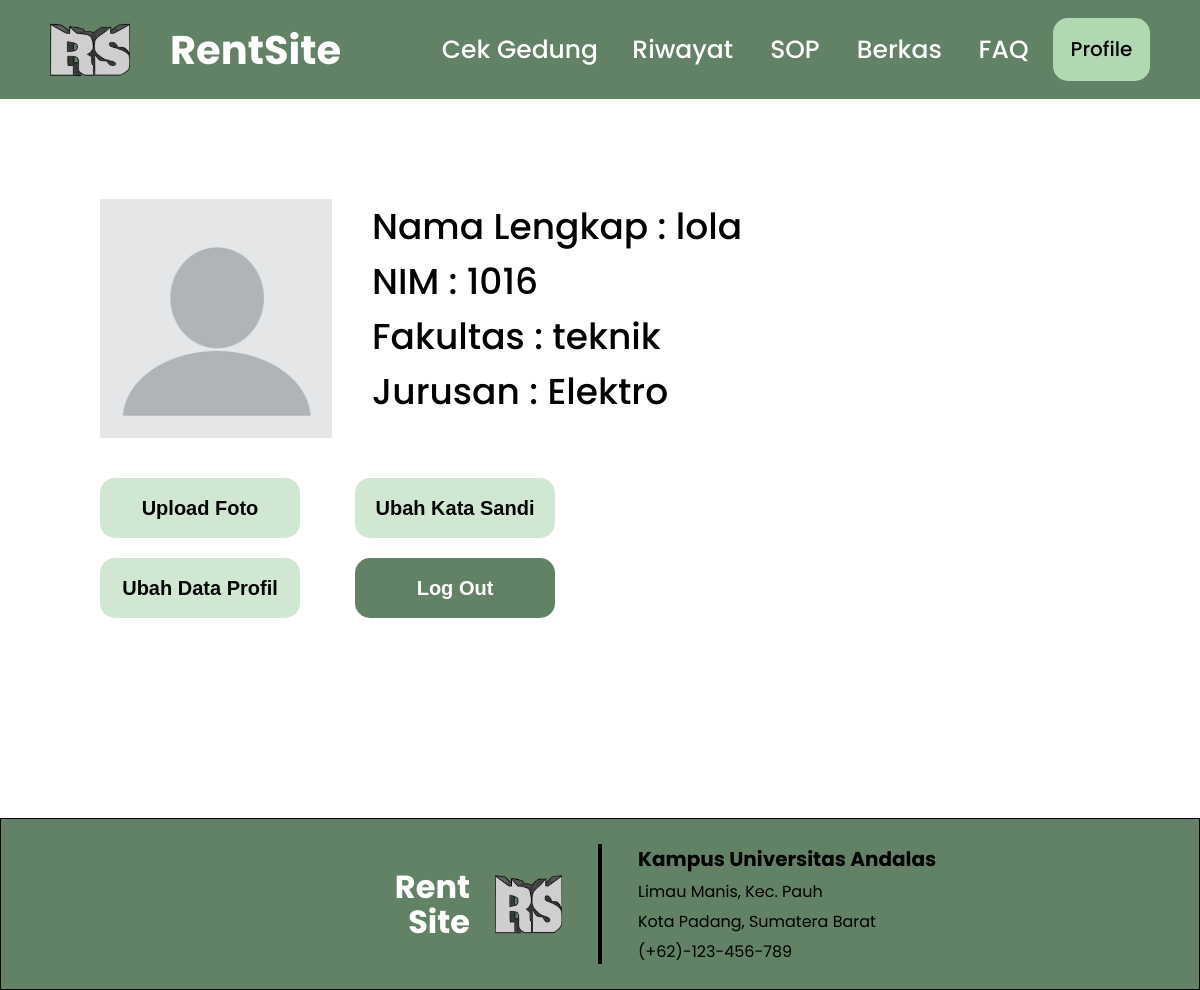
/user/profilUser.php (signed in), run on the app's committed database.
### tables this page shows
CREATE TABLE `pengguna_mahasiswa` (
  `Nama_Lengkap` varchar(100) NOT NULL,
  `NIM` char(10) NOT NULL,
  `Fakultas` varchar(100) NOT NULL,
  `Jurusan` varchar(100) NOT NULL,
  `Password` varchar(255) NOT NULL
);

### function.php (called while the page is built, shortened)
<?php
$conn = mysqli_connect("localhost", "root", "", "rentsite");
function query($query)
{
    global $conn;
    $result = mysqli_query($conn, $query);
    $rows = [];
    while ($row = mysqli_fetch_assoc($result)) {
        $rows[] = $row;
    }
    return $rows;
}
?>

### user/profilUser.php (the view, shortened to what this page needs)
<?php
require '../function.php';
$Nama_Lengkap = $_SESSION['Nama_Lengkap'];
$user_data = query("SELECT * FROM pengguna_mahasiswa WHERE Nama_Lengkap = '$Nama_Lengkap'");
$user_data = $user_data[0];
?>
<!DOCTYPE html>
<html lang="en">
<head>
    <link rel="stylesheet" href="../css/profilUser.css?v=<?php echo time(); ?>">
    <link rel="stylesheet" href="https://cdnjs.cloudflare.com/ajax/libs/font-awesome/4.7.0/css/font-awesome.min.css">
</head>
<body>
    <div class="container">
        <nav class="menu">
            <div class="logo">
                <img class="gmblogo" src="../img/logorentsite.png" alt="" />
                <a href="landingPageUser.php" style="text-decoration: none;">
                    <h1>RentSite</h1>
                </a>
            </div>
            <ul>
                <li><a href="cekGedungUser.php">Cek Gedung</a></li>
                <li><a href="riwayat.php">Riwayat</a></li>
                <li><a href="sopUser.php">SOP</a></li>
                <li><a href="loadBerkasUser.php">Berkas</a></li>
                <li><a href="faqUser.php">FAQ</a></li>
                <a href="profilUser.php" class="login1">Profile</a>
            </ul>
        </nav>
    </div>
    <main>
        <div class="konten1">
            <div class="coprofil"><img class="potoprofil" src="../img/prof.png" alt=""></div>
            <div class="dataprofil">
                <p>Nama Lengkap :
                    <?php echo $user_data['Nama_Lengkap']; ?>
                </p>
                <p>NIM :
                    <?php echo $user_data['NIM']; ?>
                </p>
                <p>Fakultas :
                    <?php echo $user_data['Fakultas']; ?>
                </p>
                <p>Jurusan :
                    <?php echo $user_data['Jurusan']; ?>
                </p>
            </div>
        </div>
        <div class="konten2">
            <form class="edit" method="post">
                <button class="edit1">Upload Foto</button>
                <button type="submit" name="ubah_sandi" class="edit2">Ubah Kata Sandi</button>
                <button class="edit3">Ubah Data Profil</button>
                <button type="submit" name="logout" class="edit4">Log Out</button>
            </form>
        </div>
    </main>
    <fotter>
        <div class="foot1">
            <ui class="judul">Rent Site</ui>
            <img class="logo" src="../img/logorentsite.png" alt="" />
        </div>
        <div class="foot2"></div>
        <div class="foot3">
            <p class="kontak1">Kampus Universitas Andalas</p>
            <a class="kontak2" href="">Limau Manis, Kec. Pauh</a>
            <a class="kontak3" href="">Kota Padang, Sumatera Barat</a>
            <a class="kontak4" href="">(+62)-123-456-789</a>
        </div>
    </fotter>
</body>
</html>

### css/profilUser.css (style rules this page uses)
* { margin: 0; padding: 0; box-sizing: border-box; outline: none; border: none; list-style-type: none; }
:root { --one: #618264; --two: #79ac78; --three: #b0d9b1; --four: #d0e7d2; }
body { font-family: poppins; }
.container { display: grid; gap: 40px; }
nav { align-content: center; padding-left: 96px; padding-right: 96px; height: 6.2em; background-color: var(--one); display: grid; width: 100%; grid-template-columns: 1fr 1fr; z-index: 999; }
.menu ul { display: flex; flex-direction: row; justify-content: space-between; }
.logo { display: flex; flex-direction: row; align-items: center; }
.gmblogo { width: 80px; height: 60px; }
h1 { margin-left: 40px; font-weight: 700; font-size: 40px; color: white; }
.menu > ul > li > a { min-width: 80px; padding: 0.5em; text-align: center; display: block; font-weight: 500; font-size: 25px; text-decoration: none; color: white; background-color: var(--one); }
.login1 { border-top: 1rem solid transparent; color: black; text-decoration: none; text-align: center; font-weight: 500; font-size: 20px; background-color: var(--three); cursor: pointer; border-radius: 15px; width: 97px; }
main { padding-left: 240px; padding-right: 240px; }
.konten1 { display: grid; grid-template-columns: 1fr 2fr; padding-top: 100px; gap: 40px; max-width: max-content; }
.potoprofil { width: 100%; height: 100%; object-fit: cover; }
.dataprofil p { max-width: fit-content; text-wrap: wrap; font-weight: 500; font-size: 36px; }
.konten2 { margin-top: 40px; display: grid; margin-bottom: 200px; gap: 20px; grid-template-columns: 1fr 1fr; }
.konten2 .edit { display: grid; grid-template-columns: 1fr 1fr; gap: 20px; }
.konten2 button { width: 200px; height: 60px; font-size: 20px; font-weight: 600; border-radius: 15px; cursor: pointer; }
.konten2 button:not(.edit4) { color: black; background-color: var(--four); }
.edit4 { background-color: var(--one); color: white; }
fotter { background-color: var(--one); padding: 25px; border: 1px solid black; display: flex; flex-direction: row; justify-content: center; align-items: center; }
.foot1 { align-items: center; display: flex; flex-wrap: wrap-reverse; justify-content: end; width: 300px; gap: 25px; }
.foot1 .judul { text-align: end; display: block; width: 80px; color: white; line-height: 35px; font-weight: 700; font-size: 32px; }
.foot1 .logo { height: 67px; width: 67px; }
.foot2 { margin-right: 36px; margin-left: 36px; height: 120px; width: 4px; background-color: black; }
.foot3 { width: 300px; }
.foot3 a { display: block; text-decoration: none; color: black; margin-top: 5px; }
.kontak1 { font-weight: 700; font-size: 20px; }
@media (max-width: 1600px) { nav { padding-left: 50px; padding-right: 50px; grid-template-columns: 1fr 1.9fr; } }
@media (max-width: 1330px) { main { padding-left: 100px; padding-right: 100px; } }

### data on the page
pengguna_mahasiswa: Nama_Lengkap "lola", NIM "1016", Fakultas "teknik", Jurusan "Elektro"
